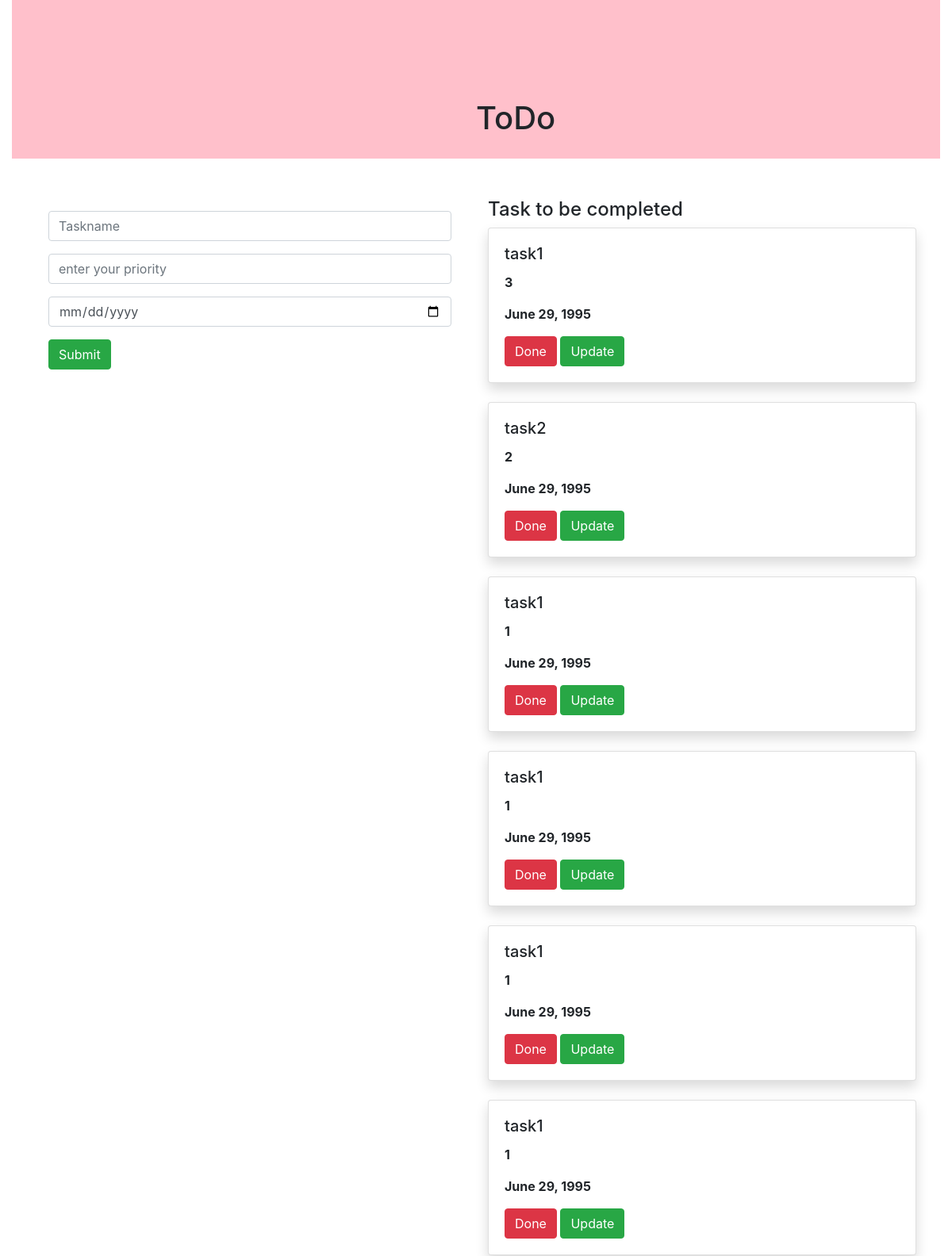
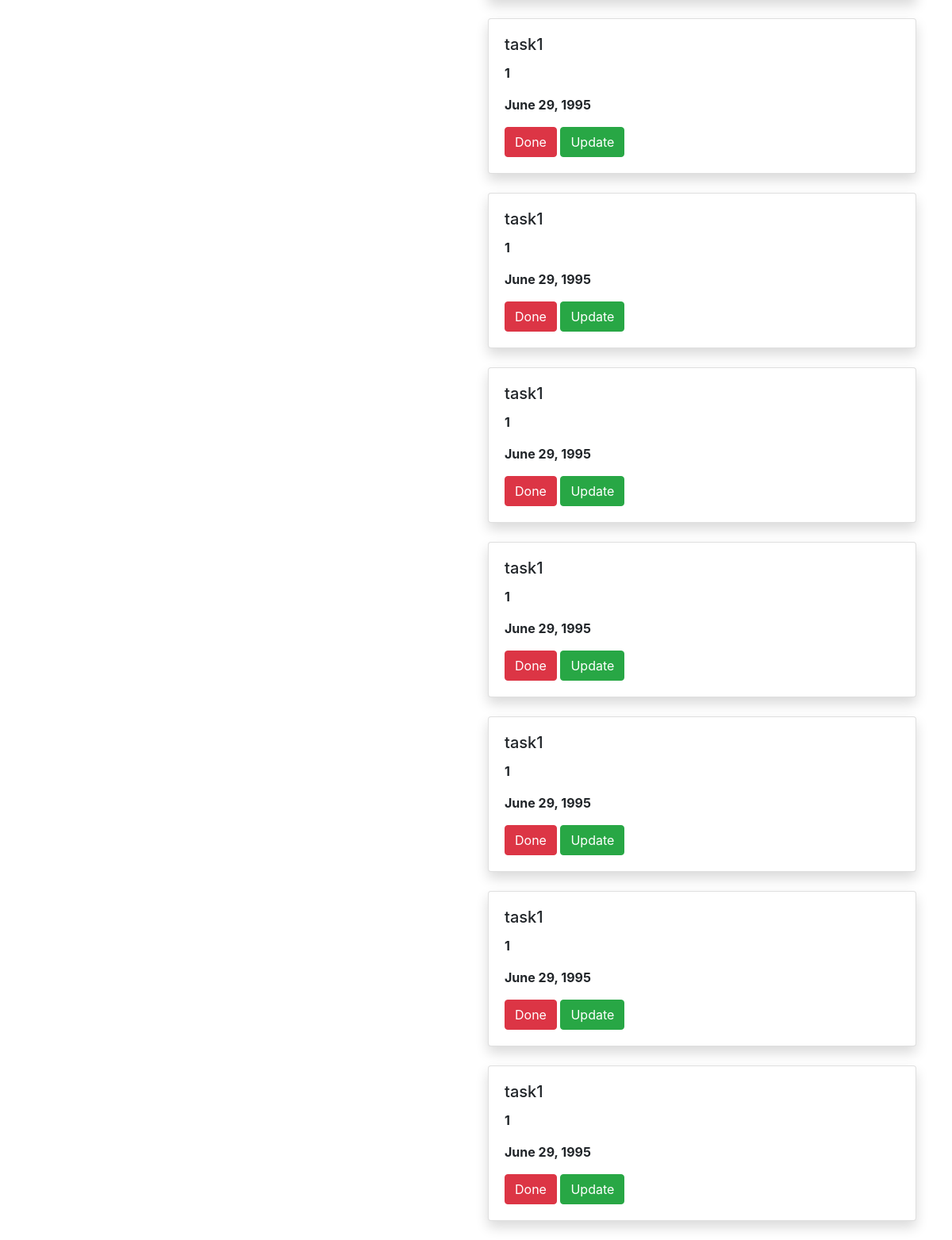
The page / on the database its author committed (2 pictures, top to bottom).
### todoapp/models.py (models this page shows)
class Task(models.Model):
    name = models.CharField(max_length=250)
    priority = models.IntegerField()
    date = models.DateField()

### todoapp/views.py (the view)
# urls.py: path('', views.add, name='add'),
def add(request):
    task1 = Task.objects.all()
    if request.method=='POST':
        name=request.POST.get('task','')
        priority=request.POST.get('priority', '')
        date = request.POST.get('date', '')
        task=Task(name=name,priority=priority,date=date)
        task.save()
    return render(request,'home.html',{'task1':task1})

### templates/home.html (shortened to what this page needs)
{% extends 'base.html' %}
{% block content %}
<div class="container-fluid">
    <div class="row">
        <div class="col-md-12">
            <div class="banner">
                <div class="banner-text">
                    <h1>ToDo</h1>
                </div>
            </div>
        </div>
    </div>
</div>
<div class="container">
    <div class="row">
        <div class="col-md-6">
        <form method="POST" class="p-3">
            <div class="form-group">
    <input type="text" class="form-control" name="task" placeholder="Taskname" aria-label="Taskname" >
</div>
<div class="form-group">
    <input aria-label="enter your priority" class="form-control" name="priority" placeholder="enter your priority"
           type="text">
</div>
            <div class="form-group">
    <input type="date" class="form-control" name="date" placeholder="date" aria-label="Enter the date" >
</div>
    <input type="submit" class="btn btn-success">
        </form>
    </div>
        <div class="col-md-6">
            <h4>Task to be completed</h4>
            {% for i in task1 %}
    <div class="shadow card">
        <div class="card-body">
            <h5 class="card-title">{{i.name}}</h5>
            <p><b>{{i.priority}}</b></p>
            <p><b>{{i.date}}</b></p>
            <a class="btn btn-danger" href ="{% url 'delete' i.id %}">Done</a>
             <a class="btn btn-success" href ="{% url 'update' i.id %}">Update</a>
        </div>
    </div>
            <br>
            {% endfor %}
</div>
</div>
    </div>
{% endblock %}

### templates/base.html (shortened to what this page needs)
{% load static %}
<!DOCTYPE html>
<html lang="en">
<head>
  <link href="https://stackpath.bootstrapcdn.com/bootstrap/4.3.1/css/bootstrap.min.css" rel="stylesheet">
    <link rel="stylesheet" href="{% static 'style.css' %}">
</head>
<body>
{% block content %}
{% endblock %}
</body>
</html>

### static/style.css (style rules this page uses)
.banner { background-color: pink; width: 100%; height: 200px; margin-bottom: 50px; }
.banner-text { top: 50%; left: 50%; position: absolute; transform: transform; }

### rows shown on the page
Task: name "task1", priority "3", date "June 29, 1995"
Task: name "task2", priority "2", date "June 29, 1995"
Task: name "task1", priority "1", date "June 29, 1995"
Task: name "task1", priority "1", date "June 29, 1995"
Task: name "task1", priority "1", date "June 29, 1995"
Task: name "task1", priority "1", date "June 29, 1995"
Task: name "task1", priority "1", date "June 29, 1995"
Task: name "task1", priority "1", date "June 29, 1995"
Task: name "task1", priority "1", date "June 29, 1995"
Task: name "task1", priority "1", date "June 29, 1995"
Task: name "task1", priority "1", date "June 29, 1995"
Task: name "task1", priority "1", date "June 29, 1995"
Task: name "task1", priority "1", date "June 29, 1995"
